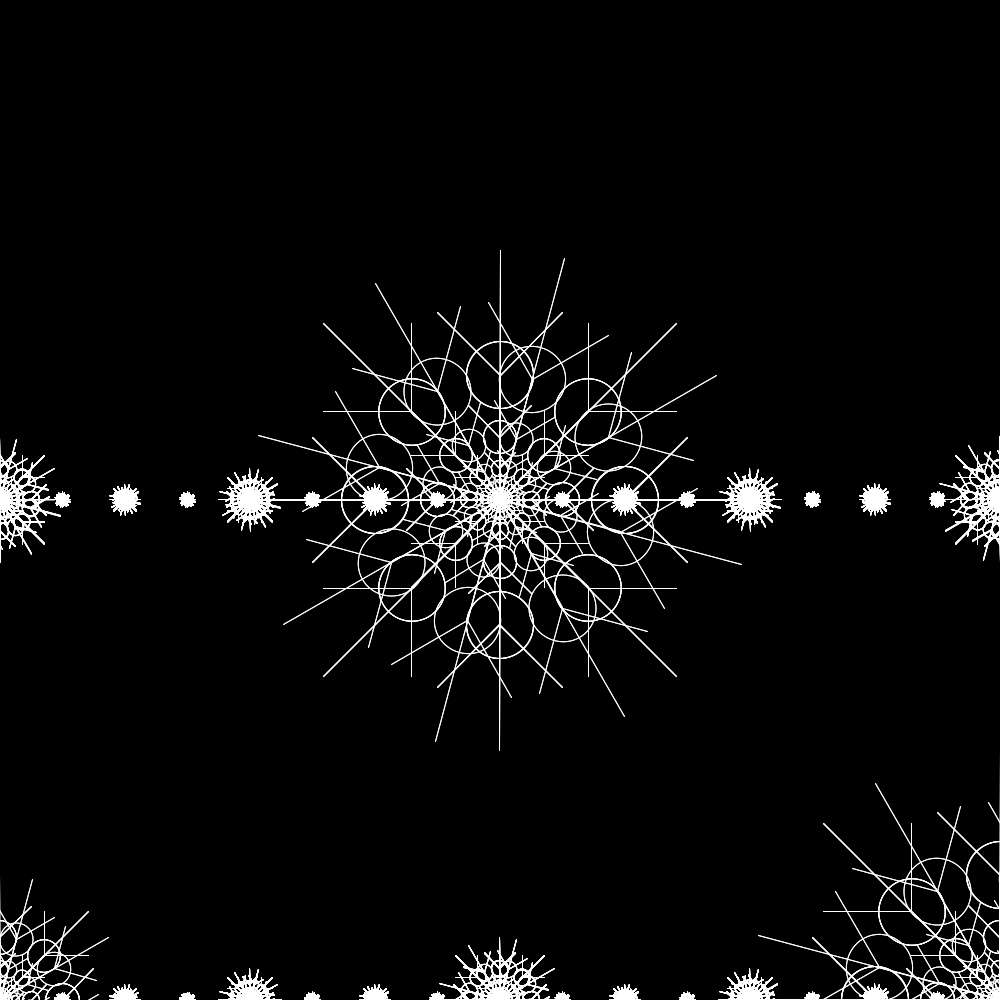
Frame 1 (no input)
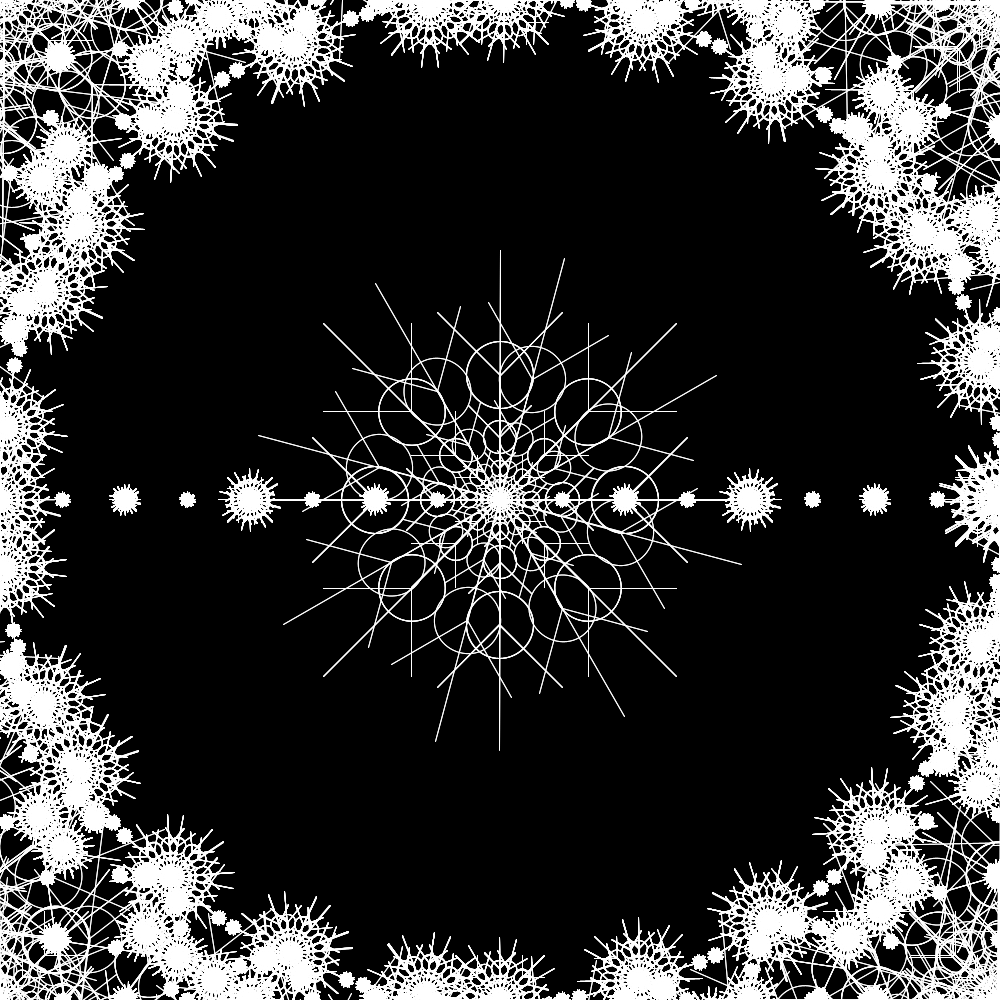
Frame 60 (the mouse pressed at the canvas centre just before this capture)
Frame 120 (the mouse held since frame 60 and released just before this capture): identical to frame 60, image omitted

The Processing sketch that drew these frames (run headless with seeded random() and noise(); from frame 60 on, the mouse is pressed at the canvas centre):

// Processing sketch: fractal3_pde
// ── fractal3_pde.pde
int angle = 0; 
 void setup(){
 //size(2000,1000);
 size(1000,1000);
 background(0);
 stroke(255);
 strokeWeight(1); 
  drawSnowFlake(width,height, width/2, height/2);
} 

void draw(){ 
   snowRing();
 
}

//make a ring of snow flakes
void snowRing(){
  translate( width/2, height/2);
  if( angle <= 24){
  
  rotate(angle);
  drawSnowFlake(width,height, width/2, height/2);
  angle = angle + 1;
  }
 
}
  
void drawSnowFlake(float wide, float high, float locationX, float locationY){
  //MOVE THE ORIGIN 
  translate( locationX, locationY);
  
  //DRAWTHE MAIN SNOWFLAKE  
  for( int i = 0; i <= 360; i = i+15){   
   rotate(radians(i));
    line(wide/4, 0, -wide/4,0);
    noFill();
    ellipse(wide/8,0, wide/15,wide/15);
    ellipse(-wide/8,0, wide/15,wide/15);
    //BRANCH PAIR 1
    line(-wide/8, 0, -3*wide/16,wide/16);
    line(-wide/8, 0, -3*wide/16,-wide/16);
    //BRANCH PAIR 2
    line(wide/8, 0, 3*wide/16,wide/16);
    line(wide/8, 0, 3*wide/16,-wide/16);
     
    }
 
    if( wide > 50){
      drawSnowFlake( wide/2,high/2, wide, 0);
      drawSnowFlake( wide/2,high/2, -wide, 0);
      drawSnowFlake( wide/2,high/2, -2 *wide, 0);
      drawSnowFlake( wide/2,high/2, 2 *wide, 0);
    }
  }
  
